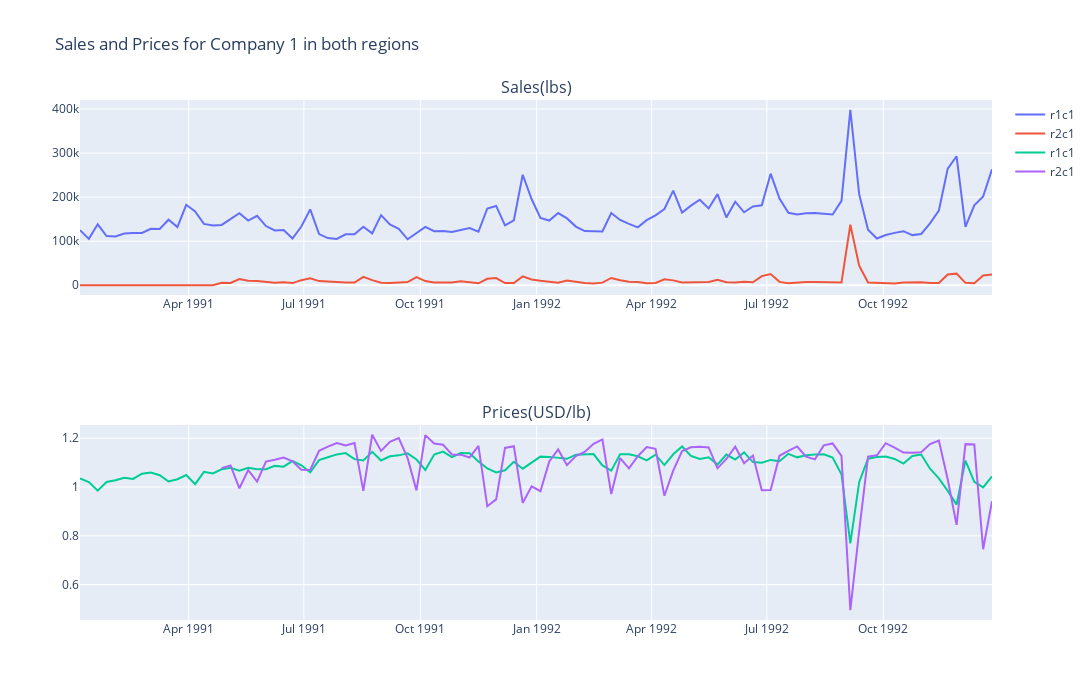

The code cell stored with this chart in its notebook:
### Markdown cell above
Now, let's plot the data. Let's begin with data from company one

### Code cell
from plotly.subplots import make_subplots
import plotly.graph_objects as go

fig = make_subplots(rows=2, cols=1, subplot_titles=("Sales(lbs)","Prices(USD/lb)"))

fig.add_trace(
    go.Scatter(x=super_df['Date'], y=super_df['r1c1_Sales_U'],mode='lines',
                    name='r1c1'),
    row=1, col=1
)
fig.add_trace(
    go.Scatter(x=super_df['Date'], y=super_df['r2c1_Sales_U'],mode='lines',
                    name='r2c1'),
    row=1, col=1
)

fig.add_trace(
    go.Scatter(x=super_df['Date'], y=super_df['r1c1_Prices'], mode='lines',
                    name='r1c1'),
    row=2, col=1
)
fig.add_trace(
    go.Scatter(x=super_df['Date'], y=super_df['r2c1_Prices'], mode='lines',
                    name='r2c1'),
    row=2, col=1
)

fig.update_layout(height=700, width=1200, title_text="Sales and Prices for Company 1 in both regions")
fig.show()
